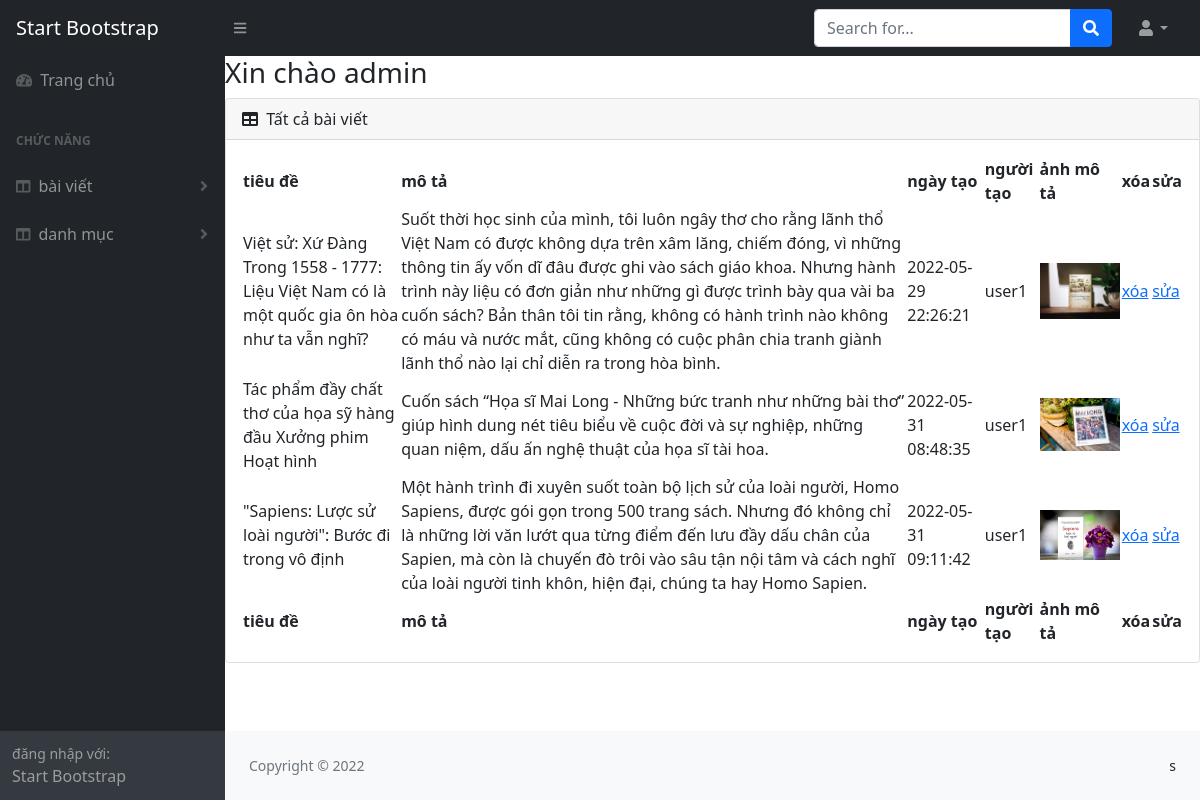
The app's page /PostOfCategory.php?id=1 with its own data.
### tables this page shows
CREATE TABLE `post` (
  `id` int(11) NOT NULL,
  `title` varchar(2000) NOT NULL,
  `content` longtext NOT NULL,
  `createddate` datetime NOT NULL DEFAULT current_timestamp(),
  `createdBy` varchar(255) DEFAULT NULL,
  `category_id` int(11) NOT NULL,
  `image` varchar(5000) NOT NULL,
  `description` varchar(3000) NOT NULL
);

### dbhelp.php (called while the page is built, shortened)
<?php
function executeresult($sql){
	$conn = mysqli_connect(HOST, USERNAME, PASSWORD, DATABASE) or die("connect fail");
	$resultset = mysqli_query($conn, $sql);
	$List = [];
	while ($row = mysqli_fetch_array($resultset,1)) {
		$List[] = $row;
	}return $List;
}
?>

### dao/PostDao.php (called while the page is built, shortened)
<?php
require_once("dbhelp.php");
function getPostByCategoryId($id){
	$sql = "select * from post where category_id = '$id' limit 3";
	$list = executeResult($sql);
	return $list;
}
?>

### PostOfCategory.php (the view, shortened to what this page needs)
<?php
require_once("dao/PostDao.php");
?>
<!DOCTYPE html>
<html lang="en">
    <head>
        <link href="admin/css/styles.css" rel="stylesheet" />
    </head>
    <body class="sb-nav-fixed">
        <nav class="sb-topnav navbar navbar-expand navbar-dark bg-dark">
            <a class="navbar-brand ps-3" href="index.html">Start Bootstrap</a>
            <button class="btn btn-link btn-sm order-1 order-lg-0 me-4 me-lg-0" id="sidebarToggle" href="#!"><i class="fas fa-bars"></i></button>
            <form class="d-none d-md-inline-block form-inline ms-auto me-0 me-md-3 my-2 my-md-0">
                <div class="input-group">
                    <input class="form-control" type="text" placeholder="Search for..." aria-label="Search for..." aria-describedby="btnNavbarSearch" />
                    <button class="btn btn-primary" id="btnNavbarSearch" type="button"><i class="fas fa-search"></i></button>
                </div>
            </form>
            <ul class="navbar-nav ms-auto ms-md-0 me-3 me-lg-4">
                <li class="nav-item dropdown">
                    <a class="nav-link dropdown-toggle" id="navbarDropdown" href="#" role="button" data-bs-toggle="dropdown" aria-expanded="false"><i class="fas fa-user fa-fw"></i></a>
                </li>
            </ul>
        </nav>
        <div id="layoutSidenav">
            <div id="layoutSidenav_nav">
             <nav class="sb-sidenav accordion sb-sidenav-dark" id="sidenavAccordion">
                    <div class="sb-sidenav-menu">
                        <div class="nav">
                            <a class="nav-link" href="admin.php">
                                <div class="sb-nav-link-icon"><i class="fas fa-tachometer-alt"></i></div>
                                Trang chủ
                            </a>
                            <div class="sb-sidenav-menu-heading">chức năng</div>
                            <a class="nav-link collapsed" href="#" data-bs-toggle="collapse" data-bs-target="#collapseLayouts" aria-expanded="false" aria-controls="collapseLayouts">
                                <div class="sb-nav-link-icon"><i class="fas fa-columns"></i></div>
                                bài viết
                                <div class="sb-sidenav-collapse-arrow"><i class="fas fa-angle-down"></i></div>
                            </a>
                            <a class="nav-link collapsed" href="#" data-bs-toggle="collapse" data-bs-target="#category" aria-expanded="false" aria-controls="collapseLayouts">
                                <div class="sb-nav-link-icon"><i class="fas fa-columns"></i></div>
                                danh mục
                                <div class="sb-sidenav-collapse-arrow"><i class="fas fa-angle-down"></i></div>
                            </a>
                        </div>
                    </div>
                    <div class="sb-sidenav-footer">
                        <div class="small">đăng nhập với:</div>
                        Start Bootstrap
                    </div>
                </nav>
            </div>
            <div id="layoutSidenav_content">
                <main>
                    <div>
                        <h3>Xin chào admin</h3>
                         <div class="card mb-4">
                            <div class="card-header">
                                <i class="fas fa-table me-1"></i>
                                Tất cả bài viết
                            </div>
                            <div class="card-body">
                                <table id="datatablesSimple">
                                    <thead>
                                        <tr>
                                            <th>tiêu đề</th>
                                            <th>mô tả</th>
                                            <th>ngày tạo</th>
                                            <th>người tạo</th>
                                            <th>ảnh mô tả</th>
                                            <th>xóa</th>
                                            <th>sửa</th>
                                        </tr>
                                    </thead>
                                    <tfoot>
                                        <tr>
                                            <th>tiêu đề</th>
                                            <th>mô tả</th>
                                            <th>ngày tạo</th>
                                            <th>người tạo</th>
                                            <th>ảnh mô tả</th>
                                            <th>xóa</th>
                                            <th>sửa</th>
                                        </tr>
                                    </tfoot>
                                    <tbody>
                                        <?php
                                            $list = getPostByCategoryId($_GET['id']);
                                            foreach($list as $ls){
                                                echo '
                                                     <tr>
                                                        <td>'.$ls['title'].'</td>
                                                        <td>'.$ls['description'].'</td>
                                                        <td>'.$ls['createddate'].'</td>
                                                        <td>'.$ls['createdBy'].'</td>
                                                        <td><img style="width:80px;height:auto" src="'.$ls['image'].'"></td>
                                                        <td><a href="delete.php?id='.$ls['id'].'">xóa</a></td>
                                                        <td><a href="update.php?id='.$ls['id'].'">sửa</a></td>
                                                    </tr>
                                                ';
                                            }
                                        ?>
                                    </tbody>
                                </table>
                            </div>
                        </div>
                    </div>
                </main>
                <footer class="py-4 bg-light mt-auto">
                    <div class="container-fluid px-4">
                        <div class="d-flex align-items-center justify-content-between small">
                            <div class="text-muted">Copyright &copy; 2022</div>s
                        </div>
                    </div>
                </footer>
            </div>
        </div>
    </body>
</html>

### records on screen
post: title "Việt sử: Xứ Đàng Trong 1558 - 1777: Liệu Việt Nam có là một quốc gia ôn hòa như ta vẫn nghĩ?", description "Suốt thời học sinh của mình, tôi luôn ngây thơ cho rằng lãnh thổ Việt Nam có được không dựa trên xâm lăng, chiếm đóng, vì những thông tin ấy vốn dĩ đâu được ghi vào sách giáo khoa. Nhưng hành trình này liệu có đơn giản như những gì được trình bày qua vài ba cuốn sách? Bản thân tôi tin rằng, không có hành trình nào không có máu và nước mắt, cũng không có cuộc phân chia tranh giành lãnh thổ nào lại chỉ diễn ra trong hòa bình.", createddate "2022-05-29 22:26:21", createdBy "user1", image (picture)
post: title "Tác phẩm đầy chất thơ của họa sỹ hàng đầu Xưởng phim Hoạt hình", description "Cuốn sách “Họa sĩ Mai Long - Những bức tranh như những bài thơ” giúp hình dung nét tiêu biểu về cuộc đời và sự nghiệp, những quan niệm, dấu ấn nghệ thuật của họa sĩ tài hoa.", createddate "2022-05-31 08:48:35", createdBy "user1", image (picture)
post: title "\"Sapiens: Lược sử loài người\": Bước đi trong vô định", description "Một hành trình đi xuyên suốt toàn bộ lịch sử của loài người, Homo Sapiens, được gói gọn trong 500 trang sách. Nhưng đó không chỉ là những lời văn lướt qua từng điểm đến lưu đầy dấu chân của Sapien, mà còn là chuyến đò trôi vào sâu tận nội tâm và cách nghĩ của loài người tinh khôn, hiện đại, chúng ta hay Homo Sapien.", createddate "2022-05-31 09:11:42", createdBy "user1", image (picture)
